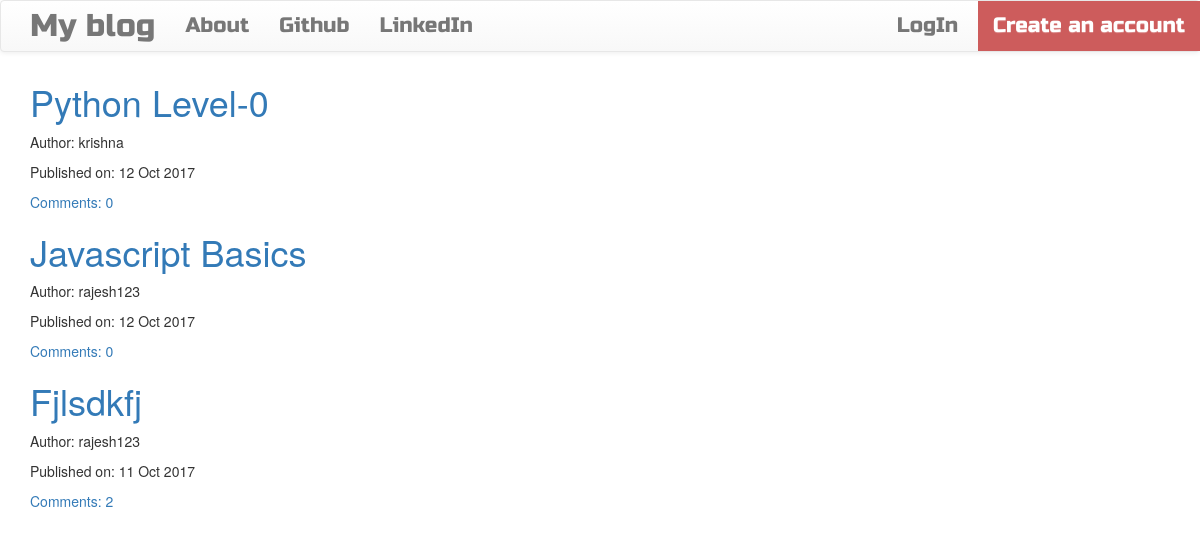
/, run on an earlier commit of the app's database.
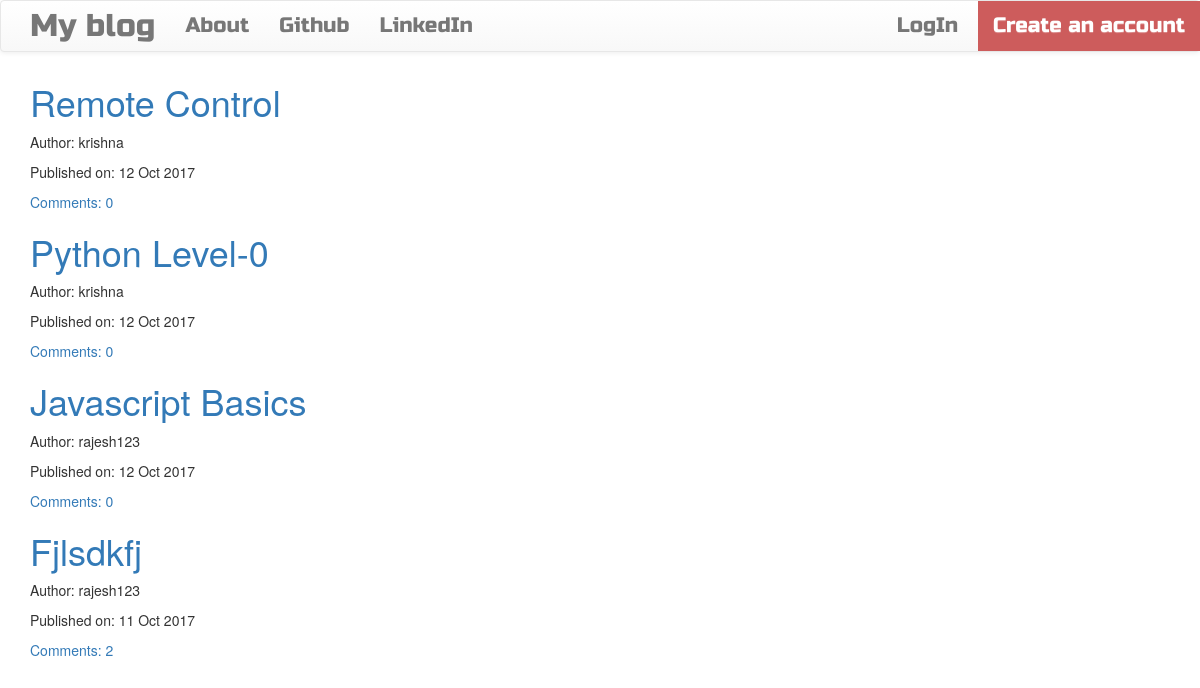
And on a later commit of the database.
### blog/models.py (models this page shows, shortened)
class CommonField(models.Model):
    text = models.TextField()
    created_date = models.DateTimeField(default=timezone.now)
    class Meta:
        abstract = True

class Post(CommonField):
    title = models.CharField(max_length=200)
    author = models.ForeignKey(User, on_delete=models.CASCADE)
    published_date = models.DateTimeField(blank=True, null=True)
    def approved_comments(self):
        return self.comments.filter(approved_comment=True)

### blog/views.py (the view)
# urls.py: url(r'^$', views.PostListView.as_view(), name='post_list'),
class PostListView(ListView):
    model = Post
    def get_queryset(self): # Instead of getting all rows, we are filtering here
        return Post.objects.filter(published_date__lte=timezone.now()).order_by('-published_date')

### blog/templates/blog/post_list.html
{% extends 'blog/base.html' %}
{% block content %}
  <div class="centerstage">
      {% for post in post_list %}
        <div class="post">
          <h1><a style="text-decoration:none;" href="{% url 'post_detail' pk=post.pk %}">{{post.title|title}}</a></h1>
          <div class="date">
            <p>Author: {{post.author}}</p>
            <p>Published on: {{post.published_date|date:"d M Y"}}</p>
          </div>
          <a style="text-decoration:none;" href="{% url 'post_detail' pk=post.pk %}">Comments: {{post.approved_comments.count}}</a>
        </div>
      {% endfor %}
  </div>
{% endblock %}

### blog/templates/blog/base.html (shortened to what this page needs)
<!DOCTYPE html>
{% load staticfiles %}
<html>
  <head>
      <link rel="stylesheet" href="https://maxcdn.bootstrapcdn.com/bootstrap/3.3.7/css/bootstrap.min.css">
      <link rel="stylesheet" href="https://maxcdn.bootstrapcdn.com/bootstrap/3.3.7/css/bootstrap-theme.min.css">
      <link rel="stylesheet" href="//cdn.jsdelivr.net/npm/medium-editor@latest/dist/css/medium-editor.min.css" type="text/css" media="screen" charset="utf-8">
    <link rel="stylesheet" href="{% static 'css/blog.css' %}">
  </head>
  <body class="">
    <nav class="navbar navbar-default techfont custom-navbar">
      <div class="container">
        <ul class="nav navbar-nav">
          <li><a class="navbar-brand bigbrand" href="{% url 'post_list' %}">My blog</a></li>
          <li><a class="navbar-link" href="{% url 'about' %}">About</a></li>
          <li><a class="navbar-link" href="https://www.github.com">Github</a></li>
          <li><a class="navbar-link" href="https://www.linkedin.com">LinkedIn</a></li>
        </ul>
        <ul class="nav navbar-nav navbar-right">
          {% if user.is_authenticated %}
            <li>
              <a href="{% url 'post_new' %}">New Post</a>
            </li>
            <li>
              <a href="{% url 'post_draft_list' %}">Drafts</a>
            </li>
            <li>
              <a href="{% url 'logout' %}">Log Out</a>
            </li>
            <li><a> Welcome: {{user.username}}</a></li>
          {% else %}
            <li><a style="  margin-right:5px;" class="nav navbar-right" href="{% url 'login' %}">LogIn</a></li>
            <li><a style="background-color: #CD5C5C; color:white;" class="nav navbar-right" href="{% url 'signup' %}">Create an account</a></li>
          {% endif %}
        </ul>
      </div>
    </nav>
    <div class="container content">
      <div class="row">
        <div class="col-md-8">
          <div class="blog_posts">
            {% block content %}
            {% endblock %}
          </div>
        </div>
      </div>
    </div>
  </body>
</html>

### blog/static/css/blog.css (style rules this page uses)
.techfont { font-family: 'Russo One', sans-serif; font-size: 1.5em; margin-bottom: 10px; }
.centerstage { margin-left: auto; margin-right: auto; }
.bigbrand { font-size: 1.5em; }

What changed in the data, as far as the page shows it:
added Post: title "Remote Control", author "krishna", published_date "12 Oct 2017", approved_comments.count "0"
